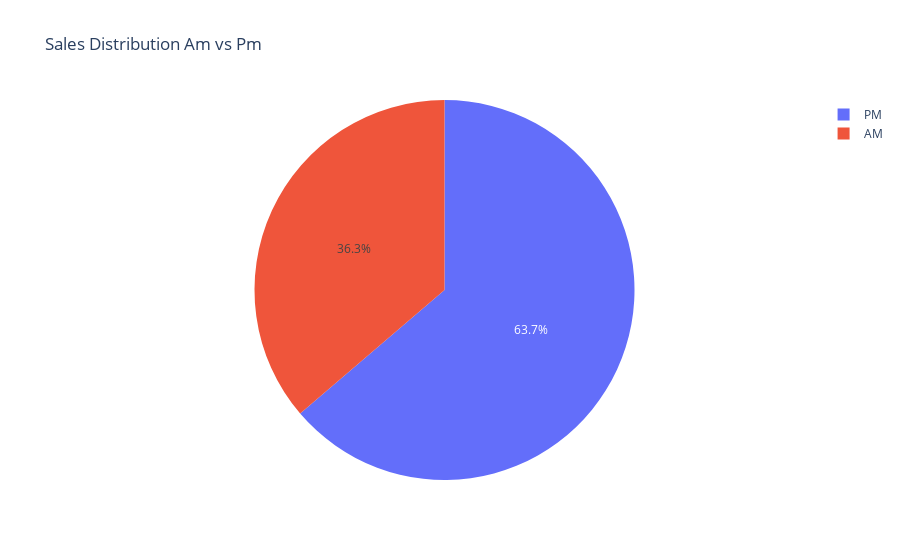

Here is the notebook cell this chart was saved with:
### Code cell
# create a pie chart for Am vs Pm sales
ampm_sales = am_or_pm.groupby('AmPm')['Total_Transaction_Value'].sum().reset_index()
fig = px.pie(ampm_sales, values='Total_Transaction_Value', names='AmPm', title='Sales Distribution Am vs Pm')
fig.show()

### Figure 1 — Plotly figure (JSON) as saved in the notebook; plotly's stock layout.template omitted (floating-point values rounded to 4 significant figures)
{"data": [{"domain": {"x": [0, 1], "y": [0, 1]}, "hovertemplate": "AmPm=%{label}<br>Total_Transaction_Value=%{value}<extra></extra>", "labels": ["AM", "PM"], "legendgroup": "", "name": "", "showlegend": true, "type": "pie", "values": [3557000.0, 6250000.0]}], "layout": {"legend": {"tracegroupgap": 0}, "title": {"text": "Sales Distribution Am vs Pm"}}}
